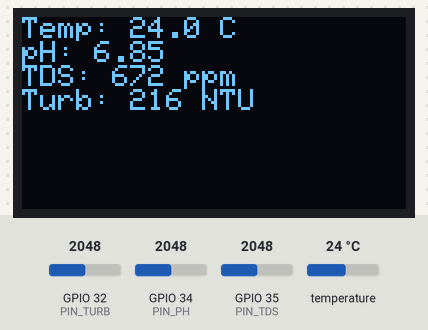
A sketch run on a simulated ESP32. Parts: 128×64 one-colour display. The inputs (shaded band) are chosen by the test bench; at power-on: temperature 24 °C, GPIO 32 (PIN_TURB) = 2048, GPIO 34 (PIN_PH) = 2048, GPIO 35 (PIN_TDS) = 2048. What the sketch prints to the serial monitor is not drawn.

Above: at 6.5 s.
6.6 s: temperature set to 12 °C
At 12.1 s:
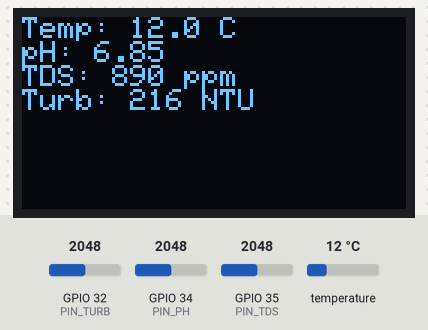
12.4 s: GPIO 32 (PIN_TURB) set to 2866
At 17.1 s:
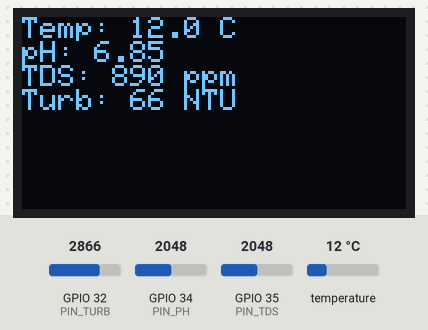
17.4 s: GPIO 34 (PIN_PH) set to 2866
At 22.1 s:
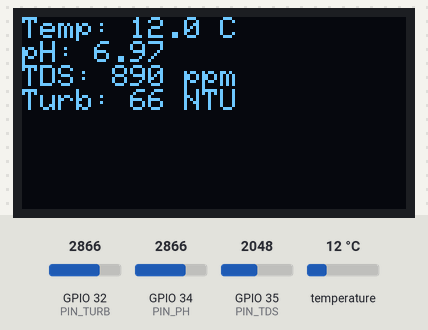
22.4 s: GPIO 35 (PIN_TDS) set to 2866
At 27.1 s:
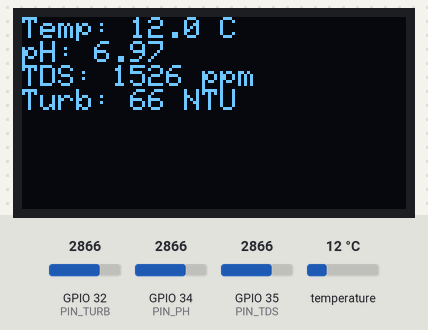
27.4 s: temperature set to 19 °C
At 32.1 s:
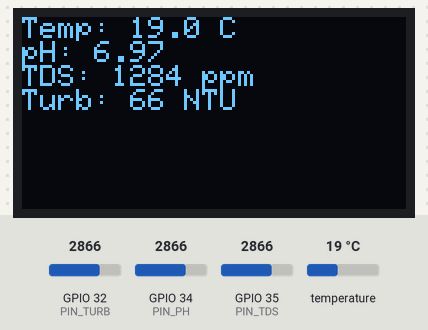
32.4 s: GPIO 32 (PIN_TURB) set to 3972
At 37.1 s:
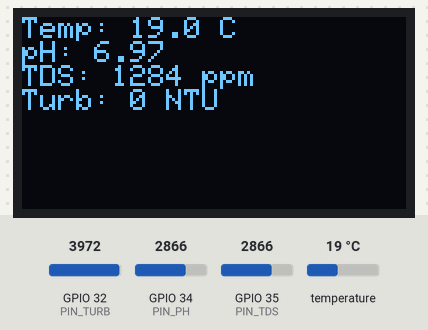
Timing chart, 0 to 38.4 s (numbered marks = the images above; inputs shaded):
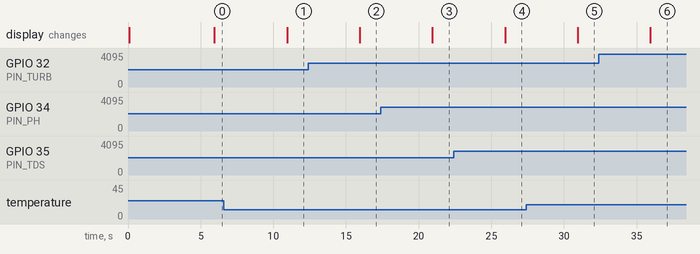

Measured:
- after the input at 6.6 s, the display: changes after 4.3 s (image 1)
- after the input at 12.4 s, the display: changes after 3.5 s (image 2)
- after the input at 17.4 s, the display: changes after 3.5 s (image 3)
- after the input at 22.4 s, the display: changes after 3.5 s (image 4)
- after the input at 27.4 s, the display: changes after 3.5 s (image 5)
- after the input at 32.4 s, the display: changes after 3.5 s (image 6)

The sketch:

ClearStreamGuardian.ino
```cpp
#include <WiFi.h>
//#define USE_BLYNK

#ifdef USE_BLYNK
  #include <BlynkSimpleEsp32.h>
  char auth[] = "YOUR_BLYNK_TOKEN";
  const char* ssid = "YOUR_SSID";
  const char* pass = "YOUR_PASS";
#endif

#include <OneWire.h>
#include <DallasTemperature.h>
#include <Wire.h>
#include <Adafruit_GFX.h>
#include <Adafruit_SSD1306.h>

#define ONE_WIRE_BUS 4
#define PIN_PH 34
#define PIN_TDS 35
#define PIN_TURB 32

#define SCREEN_WIDTH 128
#define SCREEN_HEIGHT 64
#define OLED_RESET -1

const float ADC_MAX = 4095.0;
const float VREF = 3.3;

OneWire oneWire(ONE_WIRE_BUS);
DallasTemperature sensors(&oneWire);
Adafruit_SSD1306 display(SCREEN_WIDTH, SCREEN_HEIGHT, &Wire, OLED_RESET);

float PH_VOLTAGE_OFFSET = 0.0;
float PH_SLOPE = -5.7;
const float TDS_K = 0.5;
float TURB_CLEAR_V = 2.6;
float TURB_DIRTY_V = 0.4;

void setup() {
  Serial.begin(115200);
  delay(100);
  if (!display.begin(SSD1306_SWITCHCAPVCC, 0x3C)) {
    Serial.println("SSD1306 allocation failed");
  } else {
    display.clearDisplay();
    display.setTextSize(1);
    display.setTextColor(SSD1306_WHITE);
  }
  sensors.begin();
  Serial.println("Clear Stream Guardian - ESP32");
#ifdef USE_BLYNK
  WiFi.begin(ssid, pass);
  while (WiFi.status() != WL_CONNECTED) delay(500);
  Blynk.begin(auth, ssid, pass);
#endif
}

float readAnalogVoltage(int pin) {
  const int samples = 10;
  long acc = 0;
  for (int i = 0; i < samples; ++i) {
    acc += analogRead(pin);
    delay(5);
  }
  float avg = (float)acc / samples;
  return (avg / ADC_MAX) * VREF;
}

float readTemperatureC() {
  sensors.requestTemperatures();
  return sensors.getTempCByIndex(0);
}

float convertVoltageToPH(float v) {
  float pH_ref = 7.0;
  float v_ref = 2.5 + PH_VOLTAGE_OFFSET;
  return pH_ref + (v_ref - v) / PH_SLOPE;
}

float convertVoltageToTDS(float v, float temperatureC) {
  float ec = (133.42 * v * v * v) - (255.86 * v * v) + (857.39 * v);
  float compensationCoefficient = 1.0 + 0.02 * (temperatureC - 25.0);
  ec = ec / compensationCoefficient;
  return ec * TDS_K;
}

float convertVoltageToTurbidityNTU(float v) {
  if (v >= TURB_CLEAR_V) return 0.0;
  else if (v <= TURB_DIRTY_V) return 500.0;
  return (TURB_CLEAR_V - v) / (TURB_CLEAR_V - TURB_DIRTY_V) * 500.0;
}

unsigned long lastMillis = 0;
const unsigned long INTERVAL = 5000;

void loop() {
#ifdef USE_BLYNK
  Blynk.run();
#endif
  if (millis() - lastMillis < INTERVAL) return;
  lastMillis = millis();

  float tempC = readTemperatureC();
  float v_ph = readAnalogVoltage(PIN_PH);
  float v_tds = readAnalogVoltage(PIN_TDS);
  float v_turb = readAnalogVoltage(PIN_TURB);

  float phValue = convertVoltageToPH(v_ph);
  float tdsValue = convertVoltageToTDS(v_tds, (isnan(tempC) ? 25.0 : tempC));
  float turbNTU = convertVoltageToTurbidityNTU(v_turb);

  Serial.println("---- Readings ----");
  Serial.printf("Temp: %.2f C\n", tempC);
  Serial.printf("pH: %.2f\n", phValue);
  Serial.printf("TDS: %.0f ppm\n", tdsValue);
  Serial.printf("Turb: %.0f NTU\n", turbNTU);

  display.clearDisplay();
  display.setCursor(0,0);
  display.setTextSize(1);
  display.printf("Temp: %.1f C\n", tempC);
  display.printf("pH: %.2f\n", phValue);
  display.printf("TDS: %.0f ppm\n", tdsValue);
  display.printf("Turb: %.0f NTU\n", turbNTU);
  display.display();
#ifdef USE_BLYNK
  Blynk.virtualWrite(V1, tempC);
  Blynk.virtualWrite(V2, phValue);
  Blynk.virtualWrite(V3, tdsValue);
  Blynk.virtualWrite(V4, turbNTU);
#endif
}
```
